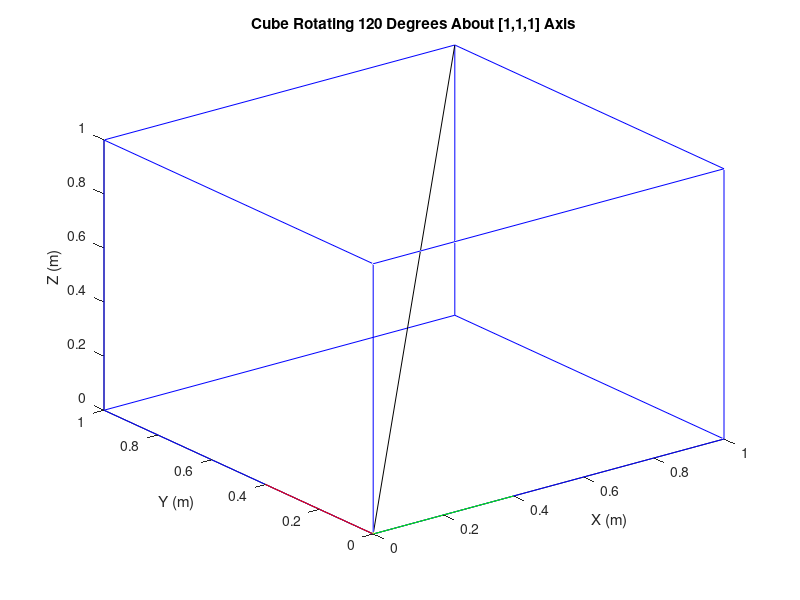

This figure's MATLAB source: (Note: this script raises an error after producing the figure.)
%% hw 2 num 8
close all
b = 1;
w = 1;
h = 1;

r0 = [0; 0; 0];
r1 = [b; 0; 0];
r2 = [b; w; 0];
r3 = [0; w; 0];
r4 = [0; w; h];
r5 = [b; w; h];
r6 = [b; 0; h];
r7 = [0; 0; h];

box = [r0 r1 r2 r3 r4 r5 r6 r7];


figure


axis equal

s0 = plot3(box(1,:), box(2,:), box(3,:),'b');
hold on
s1= plot3([box(1,1) box(1,end)], [box(2,1) box(2,end)], [box(3,1) box(3,end)],'b');
s2= plot3([box(1,2) box(1,end-1)], [box(2,2) box(2,end-1)], [box(3,2) box(3,end-1)],'b');
s3= plot3([box(1,3) box(1,end-2)], [box(2,3) box(2,end-2)], [box(3,3) box(3,end-2)],'b');
s4= plot3([box(1,1) box(1,4)], [box(2,1) box(2,4)], [box(3,1) box(3,4)],'b');
s5= plot3([box(1,5) box(1,end)], [box(2,5) box(2,end)], [box(3,5) box(3,end)],'b');
s6= plot3([0 0.4], [0 0], [0 0], 'g'); %x
s7= plot3([0 0], [0 0.4], [0 0], 'r'); %y
s8= plot3([0 0], [0 0], [0 0.4], 'y'); %z
s9 = plot3([0 1], [0 1], [0 1], 'k');


xlabel('X (m)')
ylabel('Y (m)')
zlabel('Z (m)')
title('Cube Rotating 120 Degrees About [1,1,1] Axis')
hold off

thetaMovement = linspace(0, 2*pi/3, 200);
deltaTheta = (2*pi/3)/length(thetaMovement-1);


for i = 1:200
    
    r0 = vecrot([1;1;1],deltaTheta,r0)';
    r1 = vecrot([1;1;1],deltaTheta,r1)';
    r2 = vecrot([1;1;1],deltaTheta,r2)';
    r3 = vecrot([1;1;1],deltaTheta,r3)';
    r4 = vecrot([1;1;1],deltaTheta,r4)';
    r5 = vecrot([1;1;1],deltaTheta,r5)';
    r6 = vecrot([1;1;1],deltaTheta,r6)';
    r7 = vecrot([1;1;1],deltaTheta,r7)';
    
    box = [r0 r1 r2 r3 r4 r5 r6 r7];
    
    set(s0,'xData',box(1,:), 'yData',box(2,:), 'zData',box(3,:))

	set(s1, 'xData',[box(1,1) box(1,end)], 'yData',[box(2,1) box(2,end)], 'zData',[box(3,1) box(3,end)])
    set(s2, 'xData',[box(1,2) box(1,end-1)], 'yData',[box(2,2) box(2,end-1)], 'zData',[box(3,2) box(3,end-1)])
    set(s3, 'xData',[box(1,3) box(1,end-2)], 'yData',[box(2,3) box(2,end-2)], 'zData',[box(3,3) box(3,end-2)])
    set(s4, 'xData',[box(1,1) box(1,4)], 'yData',[box(2,1) box(2,4)], 'zData', [box(3,1) box(3,4)])
	set(s5, 'xData',[box(1,5) box(1,end)], 'yData',[box(2,5) box(2,end)], 'zData',[box(3,5) box(3,end)])

    xlim([-0.5,1.5])
    ylim([-0.5,1.5])
    zlim([-0.5,1.5])
    pause(eps)
    drawnow



end



 
 